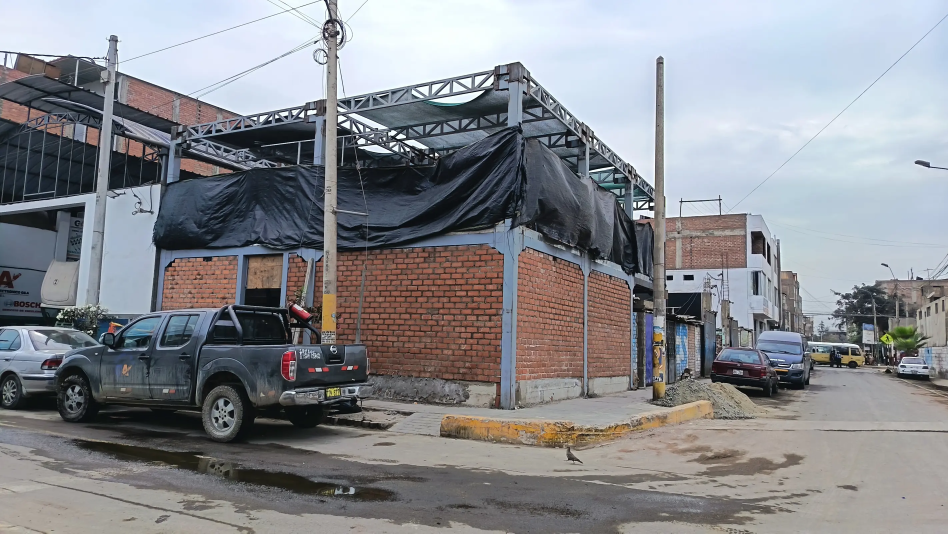
#> input picture assets/site-photos/web/hero-portada.webp, 2844 x 1600 px (shown at 1/3 size)
$ python build_responsive_hero.py
#> lines starting #> are read from the running program, lines starting #| are printed output that depends on the picture
from __future__ import annotations

from pathlib import Path

from PIL import Image, ImageFilter, ImageOps

ROOT = Path(__file__).resolve().parents[1]
SOURCE = ROOT / "assets/site-photos/web/hero-portada.webp"
DESKTOP = ROOT / "assets/site-photos/web/hero-portada-desktop.webp"
MOBILE = ROOT / "assets/site-photos/web/hero-portada-mobile.webp"
INDEX = ROOT / "index.html"
SERVICE_WORKER = ROOT / "service-worker.js"
RESPONSIVE_CSS = ROOT / "hero-responsive.css"
VERSION = "20260718-1"


def replace_once(path: Path, old: str, new: str) -> None:
    text = path.read_text(encoding="utf-8")
    if new in text:
        return
    if old not in text:
        raise RuntimeError(f"No se encontró el bloque esperado en {path.relative_to(ROOT)}")
    path.write_text(text.replace(old, new, 1), encoding="utf-8")


def normalized_source() -> Image.Image:
    with Image.open(SOURCE) as image:
        image.load()
        if image.format != "WEBP":
            raise RuntimeError(f"La portada fuente no es WebP: {image.format}")
        if image.mode in {"RGBA", "LA"}:
            base = Image.new("RGB", image.size, "white")
            base.paste(image.convert("RGBA"), mask=image.convert("RGBA").getchannel("A"))
            return base
        return image.convert("RGB")


def responsive_canvas(source: Image.Image, size: tuple[int, int]) -> Image.Image:
    width, height = size
    blurred = ImageOps.fit(source, size, method=Image.Resampling.LANCZOS, centering=(0.5, 0.5))
    blurred = blurred.filter(ImageFilter.GaussianBlur(radius=max(width, height) / 38))
    veil = Image.new("RGBA", size, (238, 242, 244, 105))
    background = Image.alpha_composite(blurred.convert("RGBA"), veil).convert("RGB")

    foreground = ImageOps.contain(source, size, method=Image.Resampling.LANCZOS)
    x = (width - foreground.width) // 2
    y = (height - foreground.height) // 2
    background.paste(foreground, (x, y))
    return background


def save_webp(image: Image.Image, path: Path) -> None:
    path.parent.mkdir(parents=True, exist_ok=True)
    image.save(path, "WEBP", quality=84, method=6)


def validate_image(path: Path, expected_size: tuple[int, int]) -> None:
    with Image.open(path) as image:
        image.load()
        if image.format != "WEBP":
            raise RuntimeError(f"{path.name} no es un WebP válido")
        if image.size != expected_size:
            raise RuntimeError(f"{path.name} tiene tamaño {image.size}, se esperaba {expected_size}")


def patch_index() -> None:
    old_head = '''  <link rel="stylesheet" href="styles.css">
  <link rel="stylesheet" href="site-pages.css">
  <link rel="stylesheet" href="conversion.css">'''
    new_head = f'''  <link rel="preload" as="image" href="assets/site-photos/web/hero-portada-desktop.webp?v={VERSION}" type="image/webp" media="(min-width: 1081px)">
  <link rel="preload" as="image" href="assets/site-photos/web/hero-portada-mobile.webp?v={VERSION}" type="image/webp" media="(max-width: 1080px)">
  <link rel="stylesheet" href="styles.css">
  <link rel="stylesheet" href="site-pages.css">
  <link rel="stylesheet" href="conversion.css">
  <link rel="stylesheet" href="hero-responsive.css?v={VERSION}">'''
    replace_once(INDEX, old_head, new_head)

    old_hero = '''      <div class="hero-media watermark-frame" aria-hidden="true">
        <div class="hero-image"></div>
        <div class="hero-grid"></div>
        <div class="hero-badge hero-badge-top">Consulta remota nacional</div>
        <div class="hero-badge hero-badge-bottom">Visitas técnicas en Lima</div>
        <div class="hero-panel">
          <span>Responsable técnico</span>
          <strong>Ing. Omar Oswaldo Alcantara Aquino</strong>
          <p>Ingeniero<br>CIP N.° 364395</p>
        </div>
      </div>'''
    new_hero = f'''      <div class="hero-media hero-media-brand watermark-frame">
        <picture class="hero-image hero-picture">
          <source media="(max-width: 1080px)" srcset="assets/site-photos/web/hero-portada-mobile.webp?v={VERSION}">
          <img src="assets/site-photos/web/hero-portada-desktop.webp?v={VERSION}" width="1920" height="1080" alt="Vivienda, planos, herramientas y casco de Construcción Segura como representación de una obra planificada y protegida" decoding="async" fetchpriority="high">
        </picture>
        <div class="hero-grid" aria-hidden="true"></div>
        <div class="hero-badge hero-badge-top">Consulta remota nacional</div>
        <div class="hero-badge hero-badge-bottom">Visitas técnicas en Lima</div>
        <div class="hero-panel">
          <span>Responsable técnico</span>
          <strong>Ing. Omar Oswaldo Alcantara Aquino</strong>
          <p>Ingeniero<br>CIP N.° 364395</p>
        </div>
      </div>'''
    replace_once(INDEX, old_hero, new_hero)


# [62 lines left out: functions write_css, patch_service_worker, not called in this run]


def main() -> None:
    if not SOURCE.exists():
        raise FileNotFoundError(SOURCE)

    source = normalized_source()
#> in normalized_source, image is the input picture: PIL image 2844x1600 RGB; mean R, G, B 135.1, 136.7, 141.5
    save_webp(responsive_canvas(source, (1920, 1080)), DESKTOP)
#> in responsive_canvas, `blurred = blurred.filter(ImageFilter.GaussianBlur(radius=max(width, he..`:
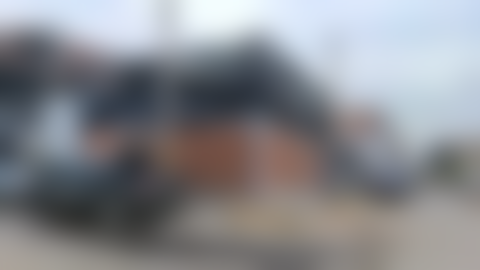
#> blurred: PIL image 1920x1080 RGB (shown at 1/4 size); mean R, G, B 135.2, 136.9, 141.6
#> in responsive_canvas, `background = Image.alpha_composite(blurred.convert("RGBA"), veil).conv..`:
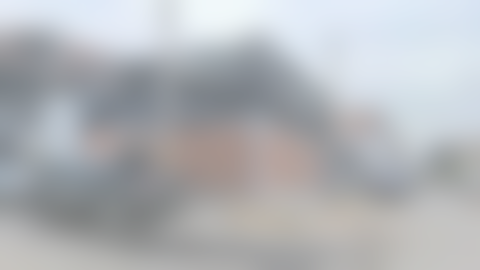
#> background: PIL image 1920x1080 RGB (shown at 1/4 size); mean R, G, B 177.5, 180.2, 183.8
    save_webp(responsive_canvas(source, (900, 1000)), MOBILE)
#> call 2 of responsive_canvas, with size = (900, 1000)
#> in responsive_canvas (call 2), `blurred = ImageOps.fit(source, size, method=Image.Resampling.LANCZOS, ..`:
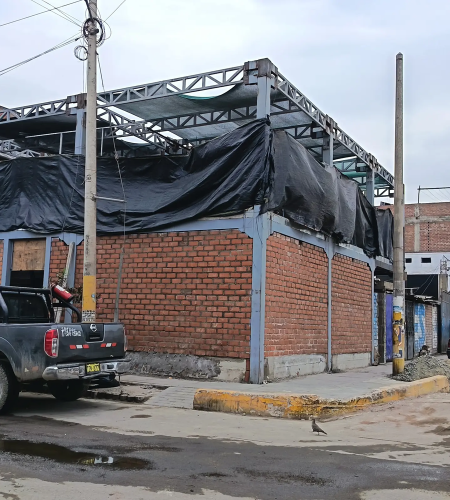
#> blurred: PIL image 900x1000 RGB (shown at 1/2 size); mean R, G, B 128, 126.3, 129
#> in responsive_canvas (call 2), `blurred = blurred.filter(ImageFilter.GaussianBlur(radius=max(width, he..`:
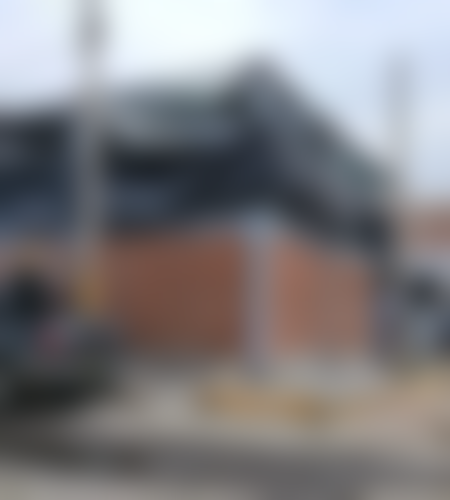
#> blurred: PIL image 900x1000 RGB (shown at 1/2 size); mean R, G, B 128.2, 126.4, 129.1
#> in responsive_canvas (call 2), `background = Image.alpha_composite(blurred.convert("RGBA"), veil).conv..`:
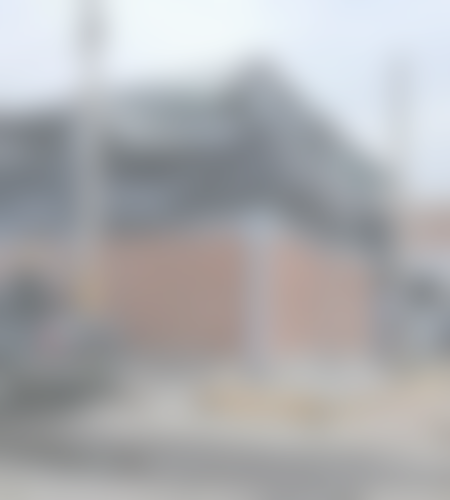
#> background: PIL image 900x1000 RGB (shown at 1/2 size); mean R, G, B 173.4, 174, 176.4
#> in responsive_canvas (call 2), `background.paste(foreground, (x, y))`:
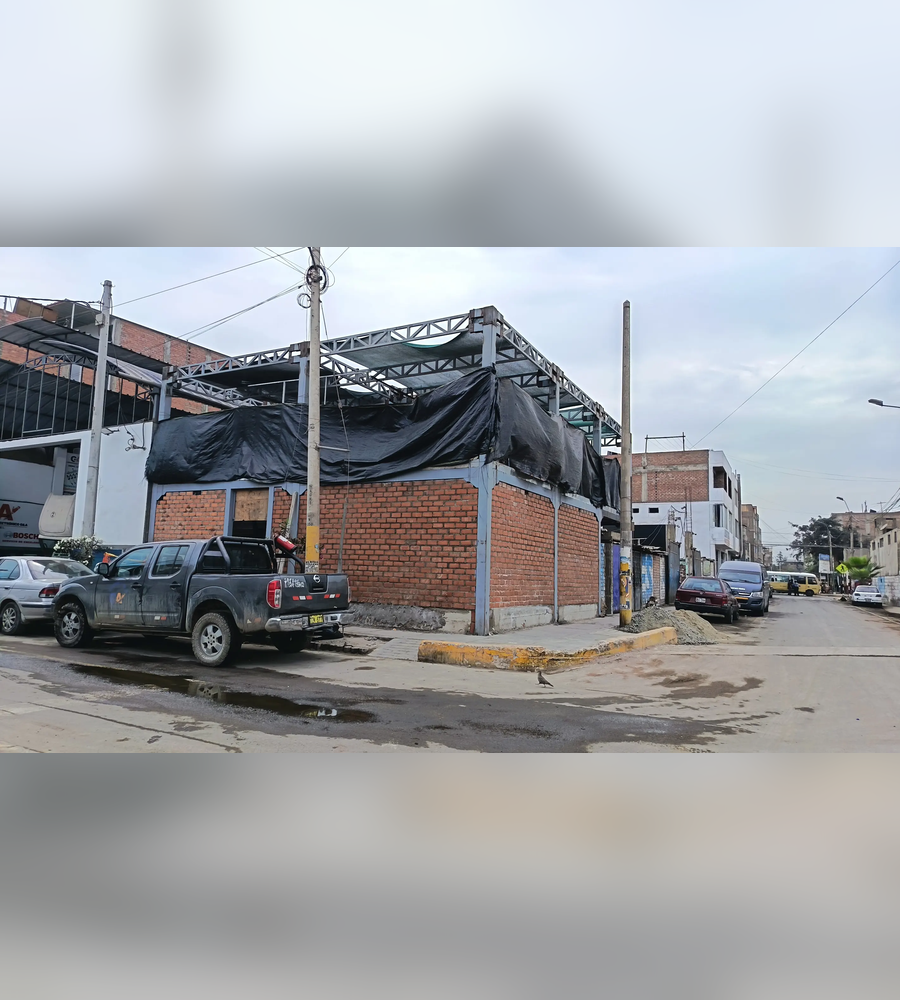
#> background: PIL image 900x1000 RGB; mean R, G, B 162.8, 165.2, 168.9
    validate_image(DESKTOP, (1920, 1080))
    validate_image(MOBILE, (900, 1000))

    patch_index()
    write_css()
    patch_service_worker()

    print(f"Generada: {DESKTOP.relative_to(ROOT)} ({DESKTOP.stat().st_size} bytes)")
    print(f"Generada: {MOBILE.relative_to(ROOT)} ({MOBILE.stat().st_size} bytes)")
    print("Portada responsive preparada y validada.")


if __name__ == "__main__":
#> (the run stopped early here; a loop or call above may not have finished)

$ run again, with assets/site-photos/web/caja-octogonal-vigueta.webp copied over assets/site-photos/web/hero-portada.webp
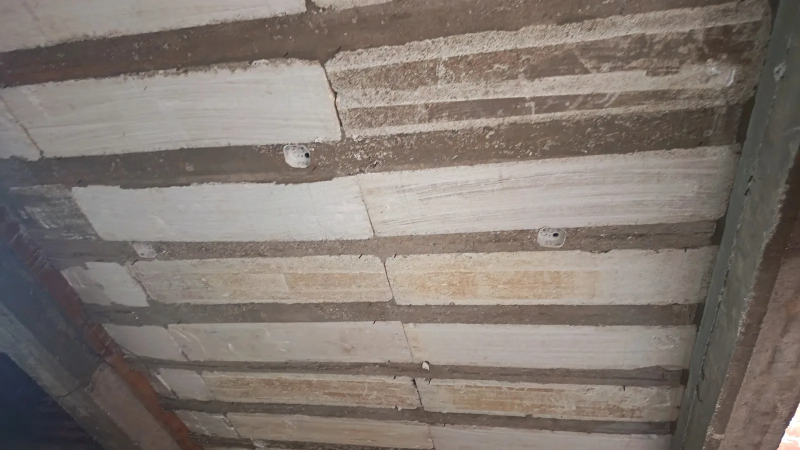
#> input picture assets/site-photos/web/caja-octogonal-vigueta.webp, 1600 x 900 px (shown at 1/2 size)
#> in normalized_source, image is the input picture: PIL image 1600x900 RGB; mean R, G, B 129.9, 120.2, 113.3
#> in responsive_canvas (call 2), `blurred = blurred.filter(ImageFilter.GaussianBlur(radius=max(width, he..`:
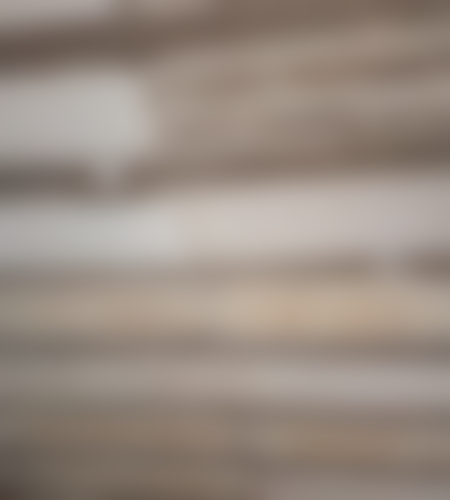
#> blurred: PIL image 900x1000 RGB (shown at 1/2 size); mean R, G, B 152.1, 139.7, 129.9
#> veil: PIL image 900x1000 RGBA
#> in responsive_canvas (call 2), `background.paste(foreground, (x, y))`:
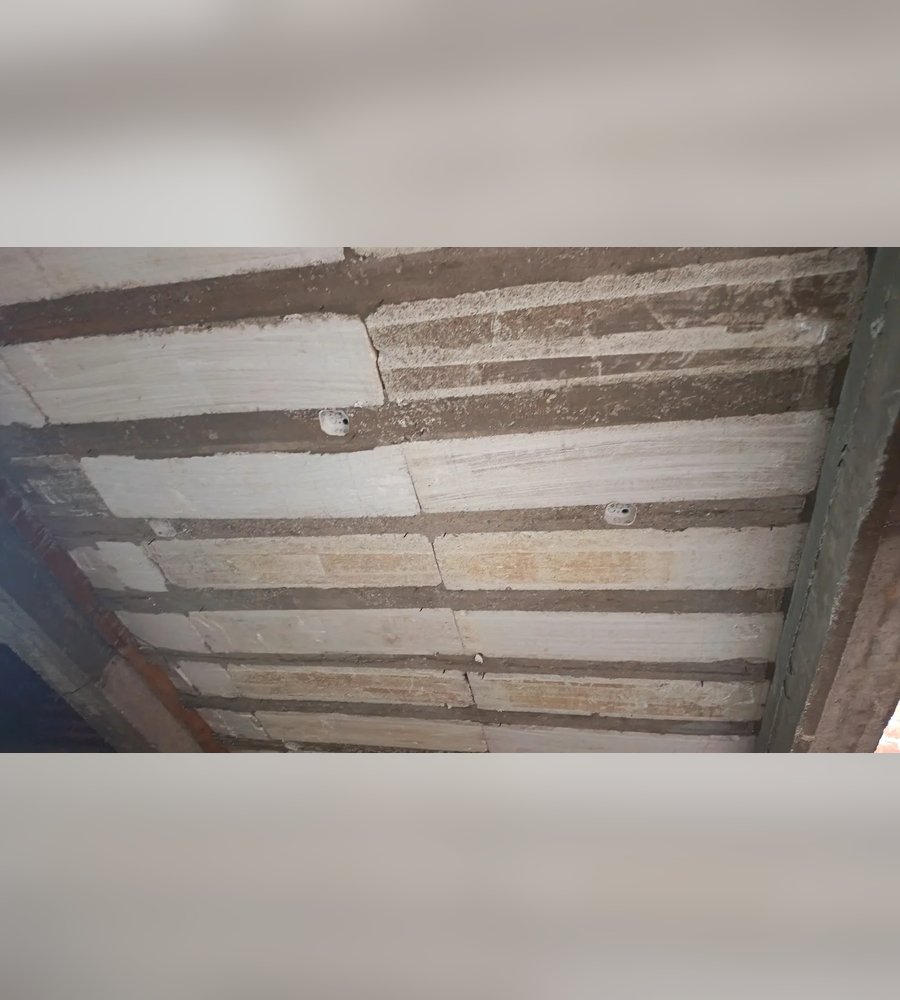
#> background: PIL image 900x1000 RGB; mean R, G, B 155, 147, 140.9
#> image: PIL image 1920x1080 RGB
#> image: PIL image 900x1000 RGB
